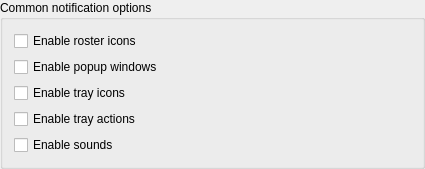
<ui version="4.0" >
 <class>OptionsWidgetClass</class>
 <widget class="QWidget" name="OptionsWidgetClass" >
  <property name="geometry" >
   <rect>
    <x>0</x>
    <y>0</y>
    <width>425</width>
    <height>155</height>
   </rect>
  </property>
  <property name="windowTitle" >
   <string>OptionsWidget</string>
  </property>
  <layout class="QVBoxLayout" name="verticalLayout_2" >
   <property name="margin" >
    <number>0</number>
   </property>
   <item>
    <widget class="QGroupBox" name="grbCommonOptions" >
     <property name="title" >
      <string>Common notification options</string>
     </property>
     <layout class="QVBoxLayout" name="verticalLayout" >
      <item>
       <widget class="QCheckBox" name="chbEnableRosterIcons" >
        <property name="text" >
         <string>Enable roster icons</string>
        </property>
       </widget>
      </item>
      <item>
       <widget class="QCheckBox" name="chbEnablePopupWindows" >
        <property name="text" >
         <string>Enable popup windows</string>
        </property>
       </widget>
      </item>
      <item>
       <widget class="QCheckBox" name="chbEnableTrayIcons" >
        <property name="text" >
         <string>Enable tray icons</string>
        </property>
       </widget>
      </item>
      <item>
       <widget class="QCheckBox" name="chbEnableTrayActions" >
        <property name="text" >
         <string>Enable tray actions</string>
        </property>
       </widget>
      </item>
      <item>
       <widget class="QCheckBox" name="chbEnableSounds" >
        <property name="text" >
         <string>Enable sounds</string>
        </property>
       </widget>
      </item>
     </layout>
    </widget>
   </item>
  </layout>
 </widget>
 <layoutdefault spacing="6" margin="11" />
 <resources/>
 <connections/>
</ui>
